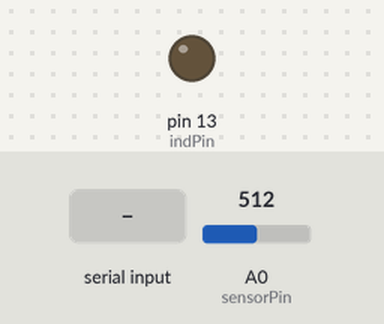
Simulated run of this sketch. Board: Arduino Uno, built with avr-gcc and run on an emulated ATmega328P. Shown: output pins drawn as LEDs (lit = HIGH). The inputs (shaded band) are chosen by the test bench; at power-on: A0 (sensorPin) = 512. The local clock reads 2024-03-15 10:24:30 at power-on unless the sketch sets it.

Above: at 1.8 s.
1.9 s: "1\n" received over the second serial link
At 2.6 s:
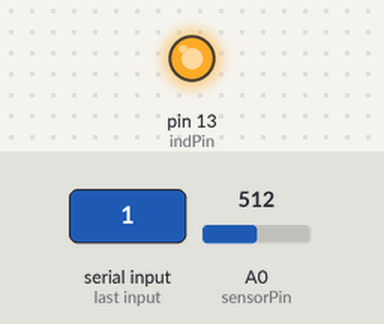
3.5 s: "0\n" received over the second serial link
At 4.9 s:
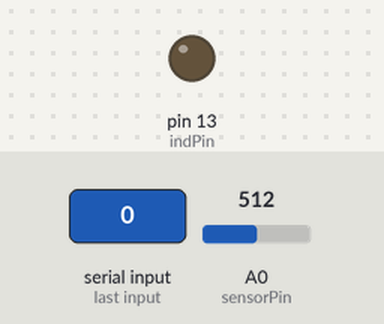
Timing chart, 0 to 6.5 s (numbered marks = the images above; inputs shaded):
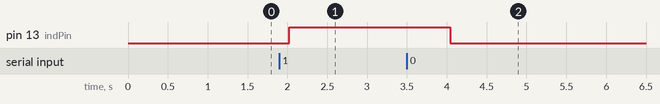

Measured:
- after the input at 1.9 s, pin 13 (indPin): LOW → HIGH after 0.13 s
- after the input at 3.5 s, pin 13 (indPin): HIGH → LOW after 0.54 s

The sketch:

ArduinoToAppWorking.ino
```cpp
  /*Developer: Frederik Hauke
  Important Notices:
      This Arduino-Code is written for Visualizating measurement data from a microcontroller via Bluetooth.
      Before starting this application, the Bluetooth-Modul (HC-05) has to be coupled to the Smartphone.
      In the special case of the HC-05 the default PinCode for initiating the Coupling-Process is "1234".
  Wiring:
    GND of HC-05 to GND Arduino, VCC of HC-05 to VCC Arduino,
    TX HC-05 to Arduino Pin 10 (RX)
    RX HC-05 to TX Arduino (TX)
   */

  #include "RTClib.h"
  RTC_DS1307 rtc;
  DateTime start;
  long unsigned int startunix;

  int sensorPin = A0;
  int sensorValue = 0;
  int timeElapsed = 0;
  #define indPin 13
  char data = 0;
  #include <SoftwareSerial.h>
  SoftwareSerial BTSerial = SoftwareSerial(10, 11); // RX | TX
  bool getData = true;

  void setup()
  {
   BTSerial.begin(9600);
   pinMode(indPin, OUTPUT);

   rtc.begin();
   if (! rtc.isrunning()) {
    Serial.println("RTC is NOT running. time will be adjusted");
    // following line sets the RTC to the date & time this sketch was compiled
    rtc.adjust(DateTime(F(__DATE__), F(__TIME__)));
   }

   rtc.adjust(DateTime(F(__DATE__), F(__TIME__)));

   start = rtc.now();
   startunix = start.unixtime();
  }

  void loop()
  {
    DateTime now = rtc.now();

    if (BTSerial.available() > 0)
    {
      data = BTSerial.read();
      BTSerial.print("\n");
      if (data == '1')
      {
        digitalWrite(indPin, HIGH);
      }
      else if (data == '0')
      {
        digitalWrite(indPin, LOW);
      }
      else if (data == '2')
      {
        getData = true;
      }
      else if (data == '3')
      {
        getData = false;
      }
      else if (data == '4')
      {
        startunix = now.unixtime();
      }
    }

    if (getData == true)
    {
      sensorValue = analogRead(sensorPin);
      timeElapsed = now.unixtime() - startunix;

      //IMPORTANT: The complete String has to be of the Form: 1234,1234,1234,1234;
      //(every Value has to be separated through a comma (',') and the message has to
      //end with a semicolon (';'))

      BTSerial.print(sensorValue);
      BTSerial.print(",");
      BTSerial.print(timeElapsed);
      BTSerial.print(";");

      delay(1000);
    }

  }
```
